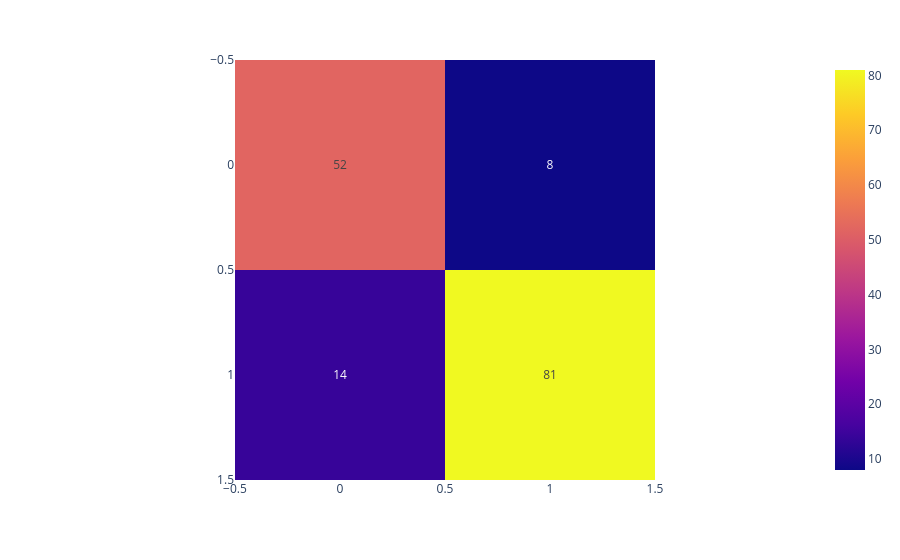

Notebook code cell kept with this figure:
### Code cell
confusion_matrix_plot(model, X_val, y_val)

### Figure 1 — Plotly figure (JSON) as saved in the notebook; plotly's stock layout.template omitted (floating-point values rounded to 4 significant figures)
{"data": [{"coloraxis": "coloraxis", "hovertemplate": "x: %{x}<br>y: %{y}<br>color: %{z}<extra></extra>", "name": "0", "texttemplate": "%{z}", "type": "heatmap", "xaxis": "x", "yaxis": "y", "z": [[52, 8], [14, 81]]}], "layout": {"coloraxis": {"colorscale": [[0, "#0d0887"], [0.1111, "#46039f"], [0.2222, "#7201a8"], [0.3333, "#9c179e"], [0.4444, "#bd3786"], [0.5556, "#d8576b"], [0.6667, "#ed7953"], [0.7778, "#fb9f3a"], [0.8889, "#fdca26"], [1, "#f0f921"]]}, "margin": {"t": 60}, "xaxis": {"anchor": "y", "constrain": "domain", "domain": [0, 1], "scaleanchor": "y"}, "yaxis": {"anchor": "x", "autorange": "reversed", "constrain": "domain", "domain": [0, 1]}}}
